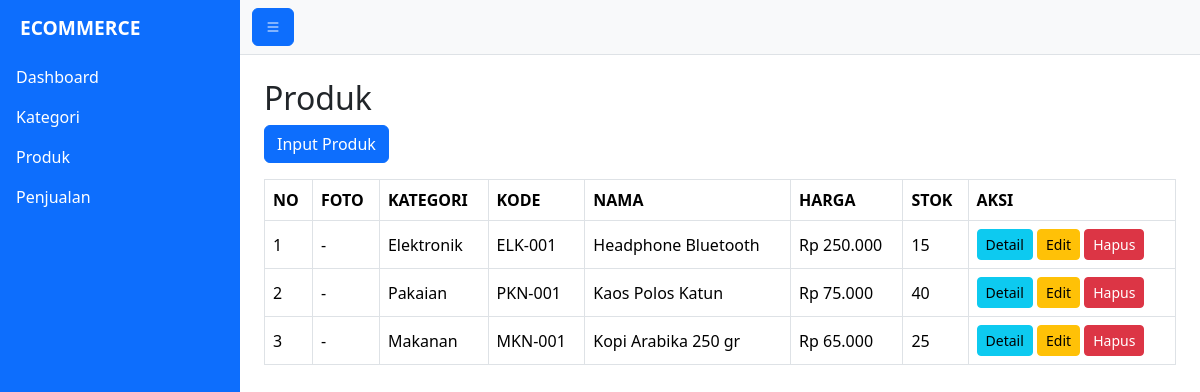
Screenshot of /produk with the database file from the repository.
### tables this page shows
CREATE TABLE IF NOT EXISTS tb_produk (
    produk_id         INT UNSIGNED  NOT NULL AUTO_INCREMENT,
    produk_id_kat     TINYINT(3)    NOT NULL,
    produk_kode       VARCHAR(50)   NOT NULL,
    produk_nama       VARCHAR(256)  NOT NULL,
    produk_hrg        INT UNSIGNED  NOT NULL DEFAULT 0,
    produk_keterangan TEXT          DEFAULT NULL,
    produk_stock      INT UNSIGNED  NOT NULL DEFAULT 0,
    produk_photo      VARCHAR(40)   DEFAULT NULL,
    created_at        TIMESTAMP     NOT NULL DEFAULT CURRENT_TIMESTAMP,
    updated_at        DATETIME      DEFAULT NULL,
    PRIMARY KEY (produk_id),
    UNIQUE KEY uk_produk_kode (produk_kode),
    KEY idx_produk_kat (produk_id_kat),
    CONSTRAINT fk_produk_kategori FOREIGN KEY (produk_id_kat)
        REFERENCES tb_kategori (kat_id)
        ON DELETE RESTRICT ON UPDATE CASCADE
);

CREATE TABLE IF NOT EXISTS tb_kategori (
    kat_id         TINYINT(3)   NOT NULL AUTO_INCREMENT,
    kat_nama       VARCHAR(50)  NOT NULL,
    kat_keterangan TEXT         DEFAULT NULL,
    created_at     TIMESTAMP    NOT NULL DEFAULT CURRENT_TIMESTAMP,
    updated_at     DATETIME     DEFAULT NULL,
    PRIMARY KEY (kat_id),
    UNIQUE KEY uk_kat_nama (kat_nama)
);

### app/core/Controller.php (called while the page is built, shortened)
<?php
class Controller
{
	protected function dashboard($view, $data = [])
	{
		$data['flash'] = $_SESSION['flash'] ?? null;
		require ROOT . "layouts/dashboard.php";
	}
}

### app/controllers/Produk.php (called while the page is built, shortened)
<?php
class Produk extends Controller
{
    private ProdukModel $model;
    public function __construct()
    {
        $this->model = new ProdukModel();
    }
    public function index()
    {
        $data['rows'] = $this->model->tampil();
        $this->dashboard('produk/index', $data);
    }
}

### app/core/Bootstrap.php (called while the page is built, shortened)
<?php
class Bootstrap
{
    public function __construct()
    {
        $url = $_GET['page'] ?? $this->getRequestUri();
        $url = trim((string) filter_var($url, FILTER_SANITIZE_URL), '/');
        $url = $url === '' ? [] : explode('/', $url);
        $page = $url ? ucfirst(strtolower(array_shift($url))) : 'Index';
        $controller = new $class;
        $action = $url ? array_shift($url) : 'index';
        $params = array_values($url);
        call_user_func_array([$controller, $action], $params);
    }
}

### index.php (called while the page is built, shortened)
<?php
new App\Core\Bootstrap();

### app/core/Model.php (called while the page is built, shortened)
<?php
class Model
{
	public function __construct()
	{
		try {
			$this->db = new PDO(
				"mysql:host=" . DB_HOST . ";dbname=" . DB_NAME . ";charset=utf8mb4",
				DB_USER,
				DB_PASS,
				[
					PDO::ATTR_ERRMODE            => PDO::ERRMODE_EXCEPTION,
					PDO::ATTR_DEFAULT_FETCH_MODE => PDO::FETCH_ASSOC,
					PDO::ATTR_EMULATE_PREPARES   => false,
				]
			);
		} catch (\PDOException $e) {
			die(DEBUG ? "error! " . $e->getMessage() : "Tidak dapat terhubung ke database.");
		}
	}
}

### app/models/Produk.php (called while the page is built, shortened)
<?php
class Produk extends Model
{
      public function tampil()
      {
            $sql = "SELECT p.*, k.kat_nama AS ktgr
                    FROM tb_produk p
                    LEFT JOIN tb_kategori k ON p.produk_id_kat = k.kat_id
                    ORDER BY p.produk_id ASC";
            $stmt = $this->db->prepare($sql);
            $stmt->execute();
            return $this->selects($stmt);
      }
}

### inc/helpers.php (called while the page is built, shortened)
<?php
function e($teks): string
{
    return htmlspecialchars((string) ($teks ?? ''), ENT_QUOTES, 'UTF-8');
}
function rupiah($angka): string
{
    return "Rp " . number_format((int) $angka, 0, ",", ".");
}

### app/views/produk/index.php (the view, shortened to what this page needs)
<h2>Produk</h2>
<a href="<?php echo URL; ?>/produk/input" class="btn btn-primary mb-3">Input Produk</a>
<div class="table-responsive">
    <table class="table table-bordered table-hover align-middle">
        <tr>
            <th>NO</th>
            <th>FOTO</th>
            <th>KATEGORI</th>
            <th>KODE</th>
            <th>NAMA</th>
            <th>HARGA</th>
            <th>STOK</th>
            <th>AKSI</th>
        </tr>
        <?php foreach ($data['rows'] as $no => $row) : ?>
            <tr>
                <td><?php echo $no + 1; ?></td>
                <td>
                    <?php if (!empty($row['produk_photo'])) : ?>
                        <img src="<?php echo URL; ?>/uploads/produk/<?php echo e($row['produk_photo']); ?>"
                            alt="<?php echo e($row['produk_nama']); ?>" class="foto-produk">
                    <?php else : ?>
                        -
                    <?php endif; ?>
                </td>
                <td><?php echo e($row['ktgr']); ?></td>
                <td><?php echo e($row['produk_kode']); ?></td>
                <td><?php echo e($row['produk_nama']); ?></td>
                <td><?php echo e(rupiah($row['produk_hrg'])); ?></td>
                <td><?php echo (int) $row['produk_stock']; ?></td>
                <td class="text-nowrap">
                    <a href="<?php echo URL; ?>/produk/detail/<?php echo (int) $row['produk_id']; ?>" class="btn btn-info btn-sm">Detail</a>
                    <a href="<?php echo URL; ?>/produk/edit/<?php echo (int) $row['produk_id']; ?>" class="btn btn-warning btn-sm">Edit</a>
                    <form action="<?php echo URL; ?>/produk/hapus" method="post" class="d-inline"
                        onsubmit="return confirm('Yakin hapus produk ini?')">
                        <button type="submit" class="btn btn-danger btn-sm">Hapus</button>
                    </form>
                </td>
            </tr>
        <?php endforeach; ?>
    </table>
</div>

### layouts/dashboard.php (shortened to what this page needs)
<!DOCTYPE html>
<html lang="id">
<head>
	<link href="<?php echo AST; ?>/bootstrap/css/bootstrap.min.css" rel="stylesheet">
	<link href="<?php echo AST; ?>/bootstrap-icons/bootstrap-icons.min.css" rel="stylesheet">
	<link href="<?php echo AST; ?>/css/style.css" rel="stylesheet">
</head>
<body>
	<div class="d-flex" id="wrapper">
		<div class="bg-primary border-right" id="sidebar-wrapper">
			<div class="sidebar-heading text-white">ECOMMERCE</div>
			<div class="list-group list-group-flush">
				<a href="<?php echo URL; ?>/dashboard" class="list-group-item list-group-item-action">Dashboard</a>
				<a href="<?php echo URL; ?>/kategori" class="list-group-item list-group-item-action">Kategori</a>
				<a href="<?php echo URL; ?>/produk" class="list-group-item list-group-item-action">Produk</a>
				<a href="<?php echo URL; ?>/penjualan" class="list-group-item list-group-item-action">Penjualan</a>
			</div>
		</div>
		<div id="page-content-wrapper">
			<nav class="navbar navbar-expand-lg navbar-light bg-light border-bottom">
				<div class="container-fluid">
					<button class="btn btn-primary" id="menu-toggle">
						<i class="bi bi-list"></i>
					</button>
				</div>
			</nav>
			<div class="container-fluid p-4">
				<?php require ROOT . "app/views/" . $view . ".php"; ?>
			</div>
		</div>
	</div>
</body>
</html>

### layouts/assets/css/style.css (style rules this page uses)
body { overflow-x: hidden; }
#sidebar-wrapper { min-height: 100vh; margin-left: -15rem; transition: margin 0.25s ease-out; }
#sidebar-wrapper .sidebar-heading { padding: 0.875rem 1.25rem; font-size: 1.2rem; font-weight: bold; }
#sidebar-wrapper .list-group { width: 15rem; }
#page-content-wrapper { min-width: 100vw; }
.list-group-item-action { background-color: transparent; color: #fff; border: 0; }
@media (min-width: 768px) { #sidebar-wrapper { margin-left: 0; } }
@media (min-width: 768px) { #page-content-wrapper { min-width: 0; width: 100%; } }

### rows the page displays
tb_produk: produk_id_kat.kat_nama "Elektronik", produk_kode "ELK-001", produk_nama "Headphone Bluetooth", produk_hrg "Rp 250.000", produk_stock "15"
tb_produk: produk_id_kat.kat_nama "Pakaian", produk_kode "PKN-001", produk_nama "Kaos Polos Katun", produk_hrg "Rp 75.000", produk_stock "40"
tb_produk: produk_id_kat.kat_nama "Makanan", produk_kode "MKN-001", produk_nama "Kopi Arabika 250 gr", produk_hrg "Rp 65.000", produk_stock "25"
